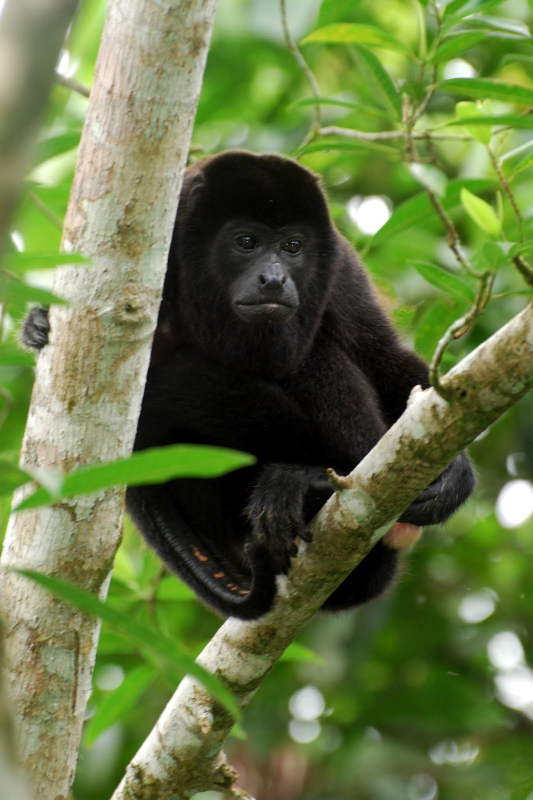
#> input picture n019.jpg, 1065 x 1600 px (shown at 1/2 size)
$ python prueba9.py
#> lines starting #> are read from the running program, lines starting #| are printed output that depends on the picture
import cv2
import numpy as np

# Define the variables for the user drawing
drawing = False
points = []

def draw(event, x, y, flags, param):
    global drawing, points

    if event == cv2.EVENT_LBUTTONDOWN:
        drawing = True
        points = [(x, y)]
    elif event == cv2.EVENT_MOUSEMOVE:
        if drawing:
            points.append((x, y))
    elif event == cv2.EVENT_LBUTTONUP:
        drawing = False
        points.append((x, y))

        # Draw the second contour
        second_contour = [(x + 10, y + 10) for (x, y) in points]
        cv2.drawContours(img, [np.array(second_contour)], 0, (0, 255, 0), 2)

        # Draw the third contour
        third_contour = [(0, 0), (img.shape[1], 0), (img.shape[1], img.shape[0]), (0, img.shape[0])]
        third_contour = [pt for pt in third_contour if pt not in points and pt not in second_contour]
        cv2.drawContours(img, [np.array(third_contour)], 0, (0, 0, 255), 2)

def main():
    # Load the image and resize it
    img = cv2.imread('n019.jpg')
#> img is the input picture: shape (1600, 1065, 3); mean B, G, R 67.6, 117.3, 101.3
    img = cv2.resize(img, (600, 600))
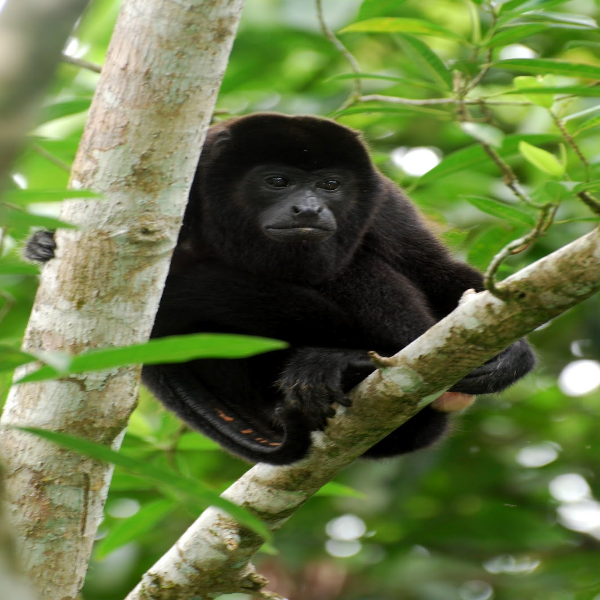
#> img: shape (600, 600, 3); mean B, G, R 67.5, 117.2, 101.3

    # Display the image and let the user draw contours
    cv2.namedWindow('image')
    cv2.setMouseCallback('image', draw)
    while True:
        cv2.imshow('image', img)

        # Handle user input
        key = cv2.waitKey(1)
#> (key q is pressed here)
        if key == ord('q'):
            break
        elif key == ord('c'):
            # Clear the drawing
            img = cv2.resize(cv2.imread('n019.jpg'), (600, 600))
        elif key == ord('s'):
            # Save the result
            cv2.imwrite('result.jpg', img)

    # Clean up
    cv2.destroyAllWindows()

if __name__ == '__main__':
    main()
